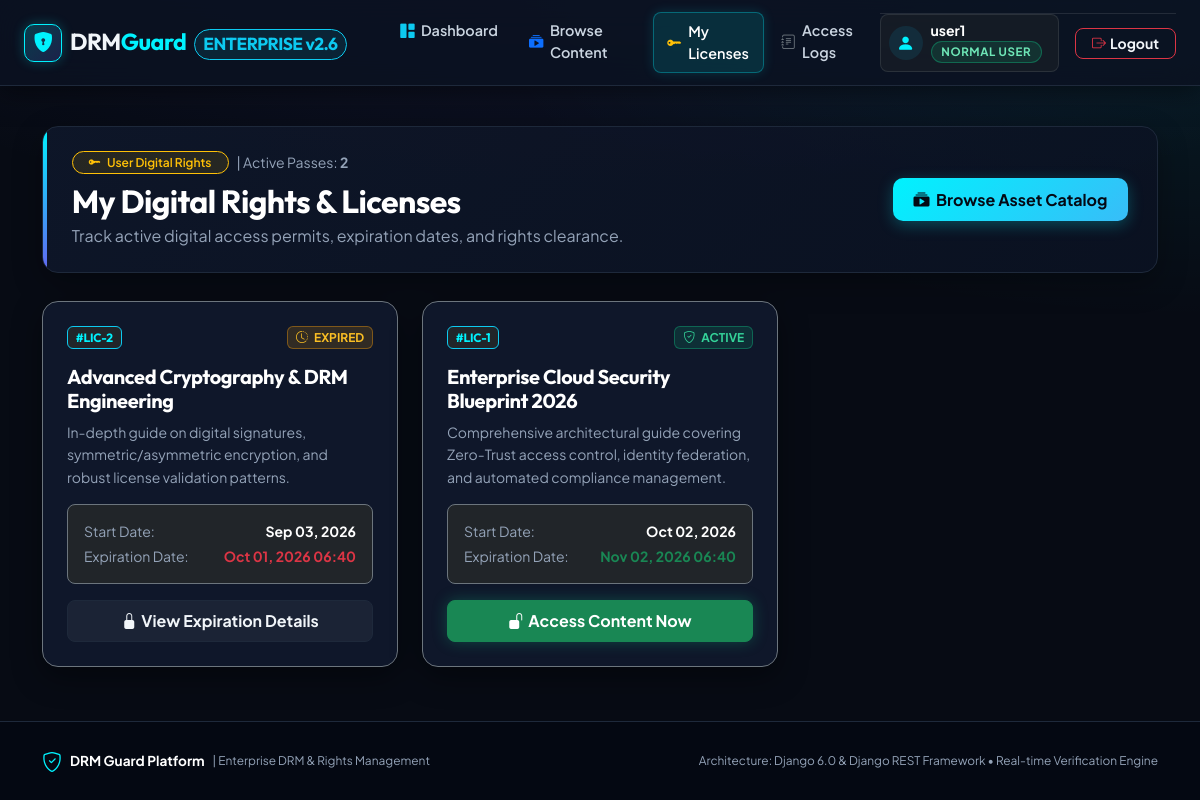
Page /my-licenses/ (signed in) on the committed database.
### DRM_App/models.py (models this page shows, shortened)
class UserProfile(models.Model):
    ROLE_CHOICES = (
        ('ADMIN', 'Admin'),
        ('CONTENT_MANAGER', 'Content Manager'),
        ('NORMAL_USER', 'Normal User'),
    )
    user = models.OneToOneField(User, on_delete=models.CASCADE, related_name='profile')
    role = models.CharField(max_length=20, choices=ROLE_CHOICES, default='NORMAL_USER')
    created_at = models.DateTimeField(auto_now_add=True)
    @property
    def is_admin(self):
        return self.role == 'ADMIN' or self.user.is_superuser
    @property
    def is_content_manager(self):
        return self.role in ['ADMIN', 'CONTENT_MANAGER'] or self.user.is_superuser
    @property
    def is_normal_user(self):
        return self.role == 'NORMAL_USER'

class License(models.Model):
    STATUS_CHOICES = (
        ('ACTIVE', 'Active'),
        ('EXPIRED', 'Expired'),
        ('REVOKED', 'Revoked'),
    )
    user = models.ForeignKey(User, on_delete=models.CASCADE, related_name='licenses')
    content = models.ForeignKey(DigitalContent, on_delete=models.CASCADE, related_name='licenses')
    start_date = models.DateTimeField(default=timezone.now)
    expiry_date = models.DateTimeField()
    status = models.CharField(max_length=20, choices=STATUS_CHOICES, default='ACTIVE')
    created_at = models.DateTimeField(auto_now_add=True)
    class Meta:
        ordering = ['-created_at']
    def check_and_update_status(self):
        now = timezone.now()
        if self.status == 'ACTIVE' and now > self.expiry_date:
            self.status = 'EXPIRED'
            self.save(update_fields=['status'])
        return self.status

class DigitalContent(models.Model):
    STATUS_CHOICES = (
        ('ACTIVE', 'Active'),
        ('DRAFT', 'Draft'),
        ('INACTIVE', 'Inactive'),
    )
    title = models.CharField(max_length=255)
    description = models.TextField()
    content_body = models.TextField(help_text="Protected text or document data", blank=True, null=True)
    file = models.FileField(upload_to='digital_contents/', blank=True, null=True)
    owner = models.ForeignKey(User, on_delete=models.CASCADE, related_name='contents')
    status = models.CharField(max_length=20, choices=STATUS_CHOICES, default='ACTIVE')
    created_at = models.DateTimeField(auto_now_add=True)
    updated_at = models.DateTimeField(auto_now=True)

### DRM_App/views.py (the view)
# urls.py: path('my-licenses/', views.my_licenses_view, name='my_licenses'),
@login_required
def my_licenses_view(request):
    licenses = License.objects.filter(user=request.user).order_by('-created_at')
    now = timezone.now()
    for lic in licenses:
        lic.check_and_update_status()
    return render(request, 'DRM_App/my_licenses.html', {'licenses': licenses, 'now': now})

### DRM_App/templates/DRM_App/my_licenses.html (shortened to what this page needs)
{% extends 'DRM_App/base.html' %}
{% block content %}
<div class="page-header-banner d-flex flex-column flex-md-row justify-content-between align-items-md-center gap-3">
    <div>
        <div class="d-flex align-items-center gap-2 mb-2">
            <span class="badge bg-warning bg-opacity-10 text-warning border border-warning border-opacity-30 rounded-pill px-3 py-1 fw-semibold">
                <i class="bi bi-key-fill me-1"></i> User Digital Rights
            </span>
            <span class="text-muted small">| Active Passes: <strong>{{ licenses|length }}</strong></span>
        </div>
        <h2 class="fw-bold text-white mb-1">My Digital Rights & Licenses</h2>
        <p class="text-muted mb-0">Track active digital access permits, expiration dates, and rights clearance.</p>
    </div>
    <div>
        <a href="{% url 'content_list' %}" class="btn btn-primary-custom">
            <i class="bi bi-collection-play-fill"></i> Browse Asset Catalog
        </a>
    </div>
</div>
{% if licenses %}
<div class="row g-4">
    {% for lic in licenses %}
    <div class="col-md-6 col-lg-4">
        <div class="card card-custom card-interactive h-100 p-4 border-secondary border-opacity-40 d-flex flex-column">
            <div class="d-flex justify-content-between align-items-center mb-3">
                <span class="badge bg-dark text-cyan border border-info border-opacity-30 font-heading">#LIC-{{ lic.id }}</span>
                {% if lic.status == 'ACTIVE' and lic.expiry_date >= now %}
                    <span class="badge badge-status-active"><i class="bi bi-shield-check me-1"></i> ACTIVE</span>
                {% elif lic.status == 'EXPIRED' or lic.expiry_date < now %}
                    <span class="badge badge-status-expired"><i class="bi bi-clock-history me-1"></i> EXPIRED</span>
                {% else %}
                    <span class="badge badge-status-revoked"><i class="bi bi-x-circle me-1"></i> REVOKED</span>
                {% endif %}
            </div>
            <h5 class="fw-bold text-white mb-2 line-clamp-2">{{ lic.content.title }}</h5>
            <p class="text-muted small mb-3 flex-grow-1" style="line-height: 1.6;">{{ lic.content.description|truncatewords:15 }}</p>
            <div class="bg-dark p-3 rounded-3 border border-secondary border-opacity-30 mb-3 small">
                <div class="d-flex justify-content-between mb-1">
                    <span class="text-muted">Start Date:</span>
                    <span class="text-white fw-bold">{{ lic.start_date|date:"M d, Y" }}</span>
                </div>
                <div class="d-flex justify-content-between">
                    <span class="text-muted">Expiration Date:</span>
                    <span class="{% if lic.expiry_date < now %}text-danger{% else %}text-success{% endif %} fw-bold">
                        {{ lic.expiry_date|date:"M d, Y H:i" }}
                    </span>
                </div>
            </div>
            <div class="mt-auto">
                {% if lic.status == 'ACTIVE' and lic.expiry_date >= now %}
                    <a href="{% url 'content_detail' lic.content.id %}" class="btn btn-success w-100 py-2 rounded-3 fw-bold d-inline-flex align-items-center justify-content-center gap-1" style="box-shadow: 0 0 15px rgba(16, 185, 129, 0.3);">
                        <i class="bi bi-unlock-fill"></i> Access Content Now
                    </a>
                {% else %}
                    <a href="{% url 'content_detail' lic.content.id %}" class="btn btn-glass w-100 py-2 rounded-3 text-muted fw-bold d-inline-flex align-items-center justify-content-center gap-1">
                        <i class="bi bi-lock-fill"></i> View Expiration Details
                    </a>
                {% endif %}
            </div>
        </div>
    </div>
    {% endfor %}
</div>
{% endif %}
{% endblock %}

### DRM_App/templates/DRM_App/base.html (shortened to what this page needs)
<!DOCTYPE html>
<html lang="en">
<head>
    <link href="https://cdn.jsdelivr.net/npm/bootstrap@5.3.2/dist/css/bootstrap.min.css" rel="stylesheet">
    <link rel="stylesheet" href="https://cdn.jsdelivr.net/npm/bootstrap-icons@1.11.3/font/bootstrap-icons.min.css">
</head>
<body>
    <nav class="navbar navbar-expand-lg navbar-dark navbar-custom sticky-top">
        <div class="container-fluid px-lg-4">
            <a class="navbar-brand d-flex align-items-center gap-2" href="{% url 'dashboard' %}">
                <div class="brand-logo-icon">
                    <i class="bi bi-shield-lock-fill fs-5" style="color: var(--drm-cyan);"></i>
                </div>
                <div>
                    <span class="fw-bold tracking-tight">DRM<span class="text-cyan">Guard</span></span>
                    <span class="badge bg-info bg-opacity-10 text-info border border-info border-opacity-30 rounded-pill fs-8 ms-1 px-2 py-0.5">ENTERPRISE v2.6</span>
                </div>
            </a>
            <div class="collapse navbar-collapse mt-3 mt-lg-0" id="navbarMain">
                {% if user.is_authenticated %}
                <ul class="navbar-nav me-auto mb-2 mb-lg-0 ms-lg-4 gap-1">
                    <li class="nav-item">
                        <a class="nav-link {% if request.resolver_match.url_name == 'dashboard' %}active{% endif %}" href="{% url 'dashboard' %}">
                            <i class="bi bi-grid-1x2-fill text-info"></i> Dashboard
                        </a>
                    </li>
                    <li class="nav-item">
                        <a class="nav-link {% if request.resolver_match.url_name == 'content_list' or request.resolver_match.url_name == 'content_detail' %}active{% endif %}" href="{% url 'content_list' %}">
                            <i class="bi bi-collection-play-fill text-primary"></i> Browse Content
                        </a>
                    </li>
                    {% if user.profile.is_normal_user %}
                    <li class="nav-item">
                        <a class="nav-link {% if request.resolver_match.url_name == 'my_licenses' %}active{% endif %}" href="{% url 'my_licenses' %}">
                            <i class="bi bi-key-fill text-warning"></i> My Licenses
                        </a>
                    </li>
                    {% endif %}
                    <li class="nav-item">
                        <a class="nav-link {% if request.resolver_match.url_name == 'access_logs' %}active{% endif %}" href="{% url 'access_logs' %}">
                            <i class="bi bi-journal-text text-secondary"></i> Access Logs
                        </a>
                    </li>
                </ul>
                <div class="d-flex align-items-center gap-3 pt-2 pt-lg-0 border-top border-secondary border-opacity-25 border-lg-0">
                    <div class="d-flex align-items-center gap-2 bg-dark bg-opacity-50 p-2 rounded-3 border border-secondary border-opacity-25">
                        <div class="stat-icon bg-info bg-opacity-10 text-cyan rounded-circle" style="width: 34px; height: 34px; font-size: 1.1rem;">
                            <i class="bi bi-person-fill"></i>
                        </div>
                        <div class="lh-1 pe-2">
                            <div class="fw-bold small text-white">{{ user.username }}</div>
                            <span class="badge badge-role mt-1 {% if user.profile.is_admin %}badge-admin{% elif user.profile.is_content_manager %}badge-manager{% else %}badge-user{% endif %}">
                                {{ user.profile.get_role_display }}
                            </span>
                        </div>
                    </div>
                    <a href="{% url 'logout' %}" class="btn btn-outline-danger btn-sm rounded-3 px-3 fw-bold d-flex align-items-center gap-1" title="Sign out of DRM session">
                        <i class="bi bi-box-arrow-right"></i> <span class="d-none d-sm-inline">Logout</span>
                    </a>
                </div>
                {% endif %}
            </div>
        </div>
    </nav>
    <main class="container my-4 flex-grow-1">
        {% block content %}{% endblock %}
    </main>
    <footer class="footer text-center">
        <div class="container d-flex flex-column flex-md-row justify-content-between align-items-center gap-2">
            <div class="d-flex align-items-center gap-2">
                <i class="bi bi-shield-check text-cyan fs-5"></i>
                <span class="fw-bold text-white">DRM Guard Platform</span>
                <span class="text-muted small">| Enterprise DRM & Rights Management</span>
            </div>
            <p class="mb-0 text-muted small">
                Architecture: Django 6.0 & Django REST Framework &bull; Real-time Verification Engine
            </p>
        </div>
    </footer>
</body>
</html>

### rows in the picture
License: id "2", status "EXPIRED" (drawn), content "Advanced Cryptography & DRM Engineering", content.description "In-depth guide on digital signatures, symmetric/asymmetric encryption, and robust license validation patterns.", start_date "Sep 03, 2026", expiry_date "Oct 01, 2026 06:40"
License: id "1", status "ACTIVE" (drawn), content "Enterprise Cloud Security Blueprint 2026", content.description "Comprehensive architectural guide covering Zero-Trust access control, identity federation, and automated compliance management.", start_date "Oct 02, 2026", expiry_date "Nov 02, 2026 06:40"

### other values in the picture
{{ user.username }} "user1"
{{ user.profile.get_role_display }} "NORMAL USER"
{{ licenses|length }} "2"
